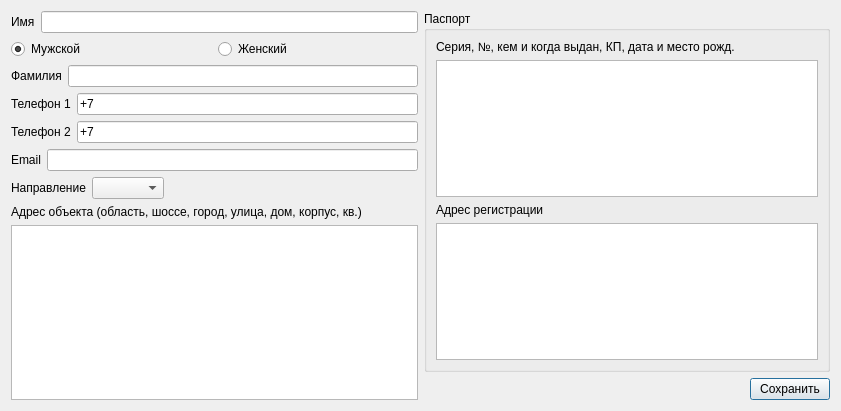
<?xml version="1.0" encoding="UTF-8"?>
<ui version="4.0">
 <class>ClientDialog</class>
 <widget class="QDialog" name="ClientDialog">
  <property name="geometry">
   <rect>
    <x>0</x>
    <y>0</y>
    <width>841</width>
    <height>411</height>
   </rect>
  </property>
  <property name="windowTitle">
   <string>Новый клиент</string>
  </property>
  <layout class="QHBoxLayout" name="horizontalLayout_8">
   <item>
    <layout class="QVBoxLayout" name="verticalLayout_2">
     <item>
      <layout class="QHBoxLayout" name="horizontalLayout_3">
       <item>
        <widget class="QLabel" name="nameLabel">
         <property name="text">
          <string>Имя</string>
         </property>
        </widget>
       </item>
       <item>
        <widget class="QLineEdit" name="nameLineEdit"/>
       </item>
      </layout>
     </item>
     <item>
      <layout class="QHBoxLayout" name="horizontalLayout">
       <item>
        <widget class="QRadioButton" name="maleRadioButton">
         <property name="text">
          <string>Мужской</string>
         </property>
         <property name="checked">
          <bool>true</bool>
         </property>
        </widget>
       </item>
       <item>
        <widget class="QRadioButton" name="femaleRadioButton">
         <property name="text">
          <string>Женский</string>
         </property>
        </widget>
       </item>
      </layout>
     </item>
     <item>
      <layout class="QHBoxLayout" name="horizontalLayout_2">
       <item>
        <widget class="QLabel" name="surnameLabel">
         <property name="text">
          <string>Фамилия</string>
         </property>
        </widget>
       </item>
       <item>
        <widget class="QLineEdit" name="surnameLineEdit"/>
       </item>
      </layout>
     </item>
     <item>
      <layout class="QHBoxLayout" name="horizontalLayout_4">
       <item>
        <widget class="QLabel" name="phone1Label">
         <property name="text">
          <string>Телефон 1</string>
         </property>
        </widget>
       </item>
       <item>
        <widget class="QLineEdit" name="phone1LineEdit">
         <property name="inputMask">
          <string>+7 999 999 99 99</string>
         </property>
        </widget>
       </item>
      </layout>
     </item>
     <item>
      <layout class="QHBoxLayout" name="horizontalLayout_5">
       <item>
        <widget class="QLabel" name="phone2Label">
         <property name="text">
          <string>Телефон 2</string>
         </property>
        </widget>
       </item>
       <item>
        <widget class="QLineEdit" name="phone2LineEdit">
         <property name="inputMask">
          <string>+7 999 999 99 99</string>
         </property>
        </widget>
       </item>
      </layout>
     </item>
     <item>
      <layout class="QHBoxLayout" name="horizontalLayout_7">
       <item>
        <widget class="QLabel" name="emailLabel">
         <property name="text">
          <string>Email</string>
         </property>
        </widget>
       </item>
       <item>
        <widget class="QLineEdit" name="emailLineEdit"/>
       </item>
      </layout>
     </item>
     <item>
      <layout class="QHBoxLayout" name="horizontalLayout_9">
       <item>
        <widget class="QLabel" name="directionLabel">
         <property name="text">
          <string>Направление</string>
         </property>
        </widget>
       </item>
       <item>
        <widget class="QComboBox" name="directionsComboBox"/>
       </item>
       <item>
        <spacer name="horizontalSpacer_2">
         <property name="orientation">
          <enum>Qt::Horizontal</enum>
         </property>
         <property name="sizeHint" stdset="0">
          <size>
           <width>40</width>
           <height>20</height>
          </size>
         </property>
        </spacer>
       </item>
      </layout>
     </item>
     <item>
      <widget class="QLabel" name="addressLabel">
       <property name="text">
        <string>Адрес объекта (область, шоссе, город, улица, дом, корпус, кв.)</string>
       </property>
      </widget>
     </item>
     <item>
      <widget class="QPlainTextEdit" name="addressPlainTextEdit"/>
     </item>
    </layout>
   </item>
   <item>
    <layout class="QVBoxLayout" name="verticalLayout">
     <item>
      <widget class="QGroupBox" name="passportGroupBox">
       <property name="title">
        <string>Паспорт</string>
       </property>
       <layout class="QVBoxLayout" name="verticalLayout_3">
        <item>
         <widget class="QLabel" name="passportLabel">
          <property name="text">
           <string>Серия, №, кем и когда выдан, КП, дата и место рожд.</string>
          </property>
         </widget>
        </item>
        <item>
         <widget class="QPlainTextEdit" name="passportPlainTextEdit"/>
        </item>
        <item>
         <widget class="QLabel" name="paddressLabel">
          <property name="text">
           <string>Адрес регистрации</string>
          </property>
         </widget>
        </item>
        <item>
         <widget class="QPlainTextEdit" name="paddressPlainTextEdit"/>
        </item>
       </layout>
      </widget>
     </item>
     <item>
      <layout class="QHBoxLayout" name="horizontalLayout_6">
       <item>
        <spacer name="horizontalSpacer">
         <property name="orientation">
          <enum>Qt::Horizontal</enum>
         </property>
         <property name="sizeHint" stdset="0">
          <size>
           <width>40</width>
           <height>20</height>
          </size>
         </property>
        </spacer>
       </item>
       <item>
        <widget class="QPushButton" name="okPushButton">
         <property name="text">
          <string>Сохранить</string>
         </property>
         <property name="icon">
          <iconset resource="kcrm.qrc">
           <normaloff>:/images/ok32.png</normaloff>:/images/ok32.png</iconset>
         </property>
        </widget>
       </item>
      </layout>
     </item>
    </layout>
   </item>
  </layout>
 </widget>
 <tabstops>
  <tabstop>maleRadioButton</tabstop>
  <tabstop>femaleRadioButton</tabstop>
  <tabstop>surnameLineEdit</tabstop>
  <tabstop>nameLineEdit</tabstop>
  <tabstop>phone1LineEdit</tabstop>
  <tabstop>phone2LineEdit</tabstop>
  <tabstop>okPushButton</tabstop>
 </tabstops>
 <resources>
  <include location="kcrm.qrc"/>
 </resources>
 <connections/>
</ui>
